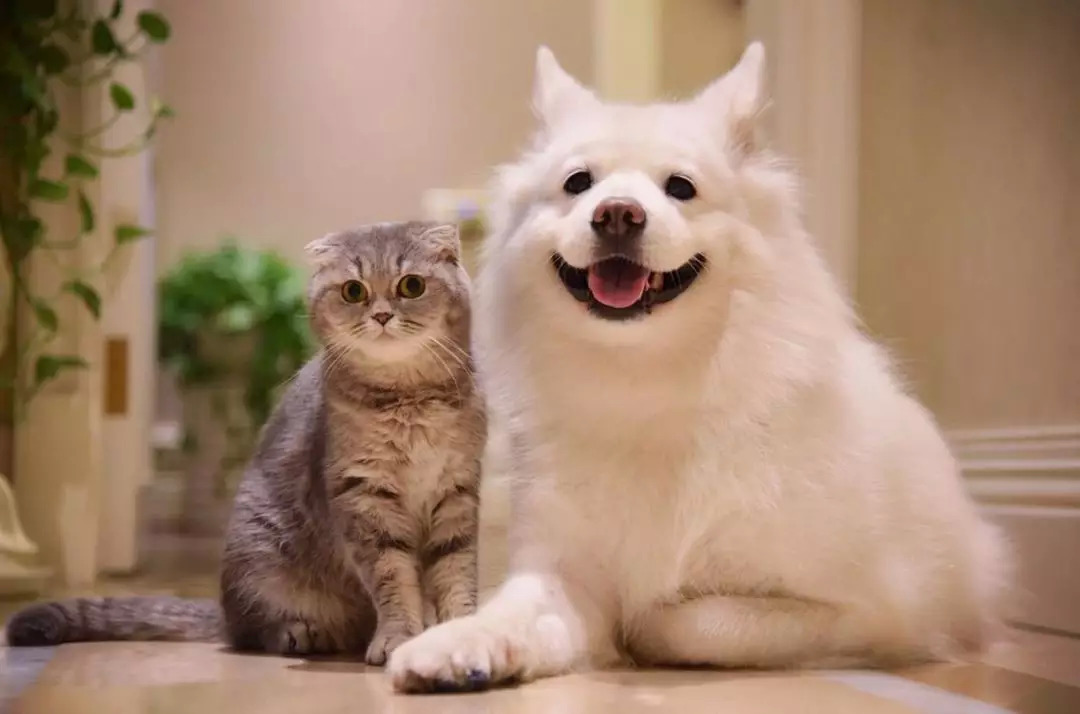
#> input picture opencv/images/cat_dog.jpeg, 1080 x 714 px
$ jupyter execute 002_highpass_lowpass_filter.ipynb   (shell and % lines are left out)
#> lines starting #> are read from the running program, lines starting #| are printed output that depends on the picture
# 低通，高通滤波

[cell 1]
# 安装相关的库文件依赖
import cv2
import numpy as np
import matplotlib.pyplot as plt
from matplotlib import pyplot as plt

读取图像

[cell 2]
img1 = cv2.imread('./images/cat_dog.jpeg',0)                              #直接读为灰度图像
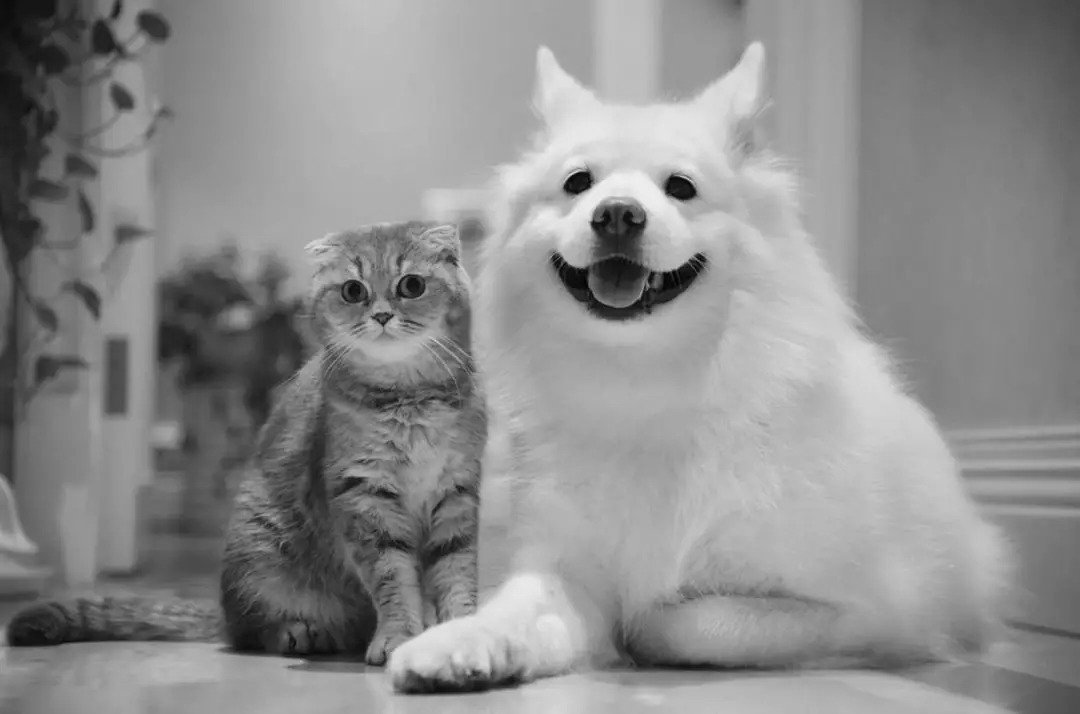
#> img1: shape (714, 1080); min 0, max 240, mean 140.2
img2 = cv2.imread('./images/dog_cat.jpeg',0)                              #直接读为灰度图像
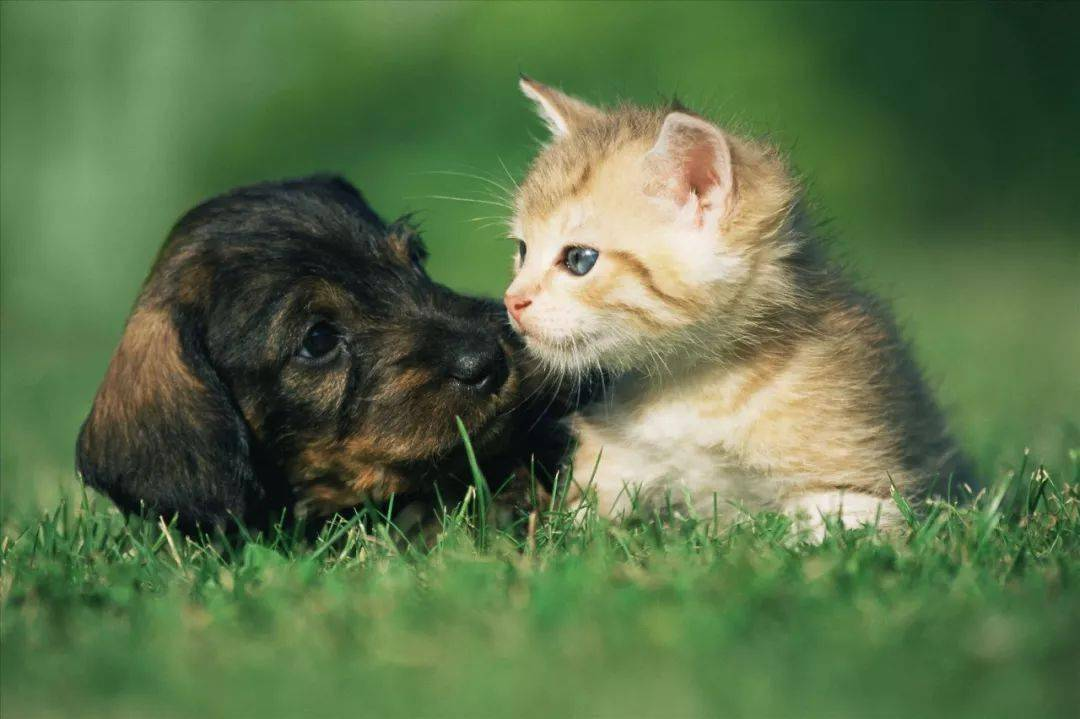
#> input picture opencv/images/dog_cat.jpeg, 1080 x 719 px
#> img2: shape (719, 1080); min 0, max 254, mean 102.8

plt.subplot(121)
plt.imshow(img1,cmap="gray")
plt.title("cat and dog")
plt.axis('off')

plt.subplot(122)
plt.imshow(img2,cmap="gray")
plt.title("dog and cat")
plt.axis('off')
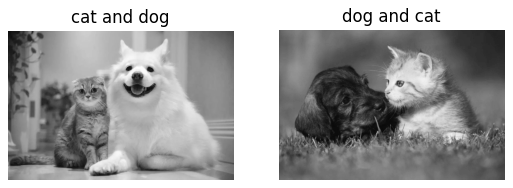
#> figure drawn by matplotlib, 2 panels

- 定义一个高斯低通滤波
  - 如果FLAG=1则使用高斯高通滤波
  - 如果FLAG=0则使用高斯低通滤波
  - d表示的是滤波图形的大小
  - d表示的是滤波范围，
  - d越大，滤波的强度就越低
  - d越小，滤波的强度就越大

[cell 3]
def Gaussian_Filter(image, d, flag=None):
#> called with d = 10, flag = 1
    f = np.fft.fft2(image)
    fshift = np.fft.fftshift(f)  # 对图像进行Fourier处理
    s1 = np.log(np.abs(fshift))  # 将Fourier变换的值取模
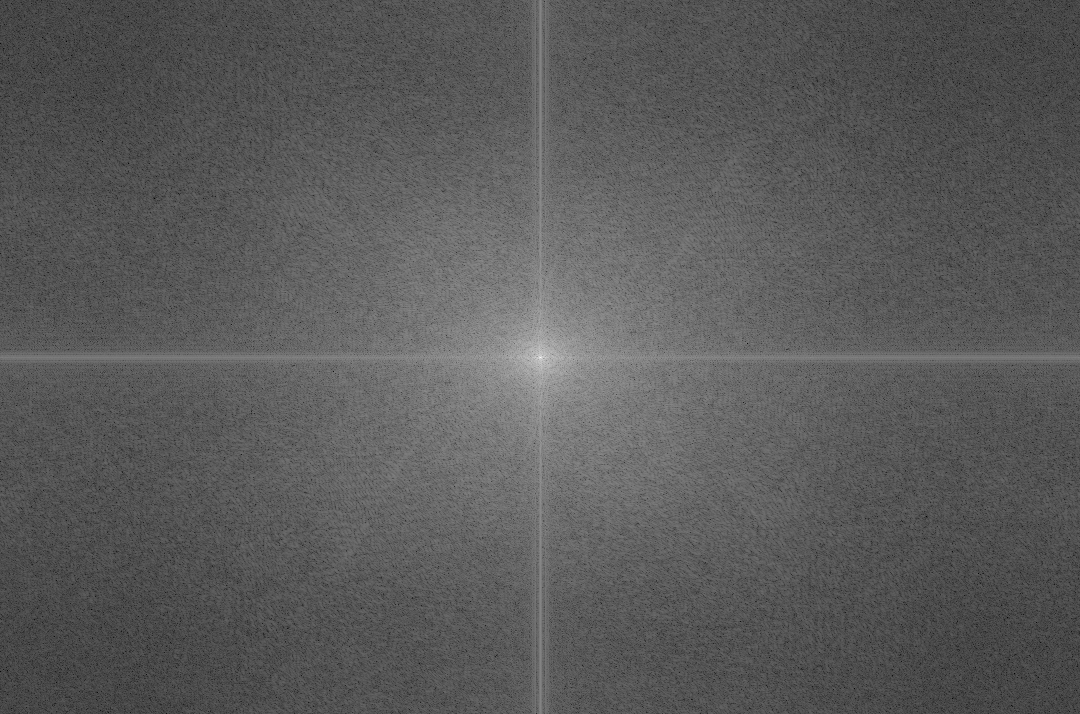
#> s1: shape (714, 1080) float64; min 0.587, max 18.5, mean 6.96; drawn with min black and max white

    def make_transform_matrix(d):
#> called with d = 10
        transfor_matrix = np.zeros(image.shape)  # 创建一个等同于图像一样大小的零矩阵
        center_point = tuple(map(lambda x: (x-1)/2, s1.shape))  # 取图像的一个中心点
#> center_point = (356.5, 539.5)
        for i in range(transfor_matrix.shape[0]):
            for j in range(transfor_matrix.shape[1]):  # 遍历所有的变换矩阵
                # 定义一个计算距离的函数
                def cal_distance(pa, pb):
                    # 计算pa和pb之间的距离
                    dis = np.sqrt((pa[0]-pb[0])**2+(pa[1]-pb[1])**2)
                    return dis

                dis = cal_distance(center_point, (i, j))  # 距离是这个点与中心点的距离
                if flag == 0:  # 如果FLAG等于0的话，采用e(-dis^2/(2*d^2))
                    # 的变换矩阵（使用高斯低通滤波）
                    transfor_matrix[i,
                                    j] = np.exp(-(dis ** 2) / (2 * (d ** 2)))
                else:  # 如果FLAG等于其他数值的话，采用1-e(-dis^2/(2*d^2))
                    # 的变换矩阵（使用的是高斯高通滤波）
                    transfor_matrix[i, j] = 1 - \
                        np.exp(-(dis ** 2) / (2 * (d ** 2)))
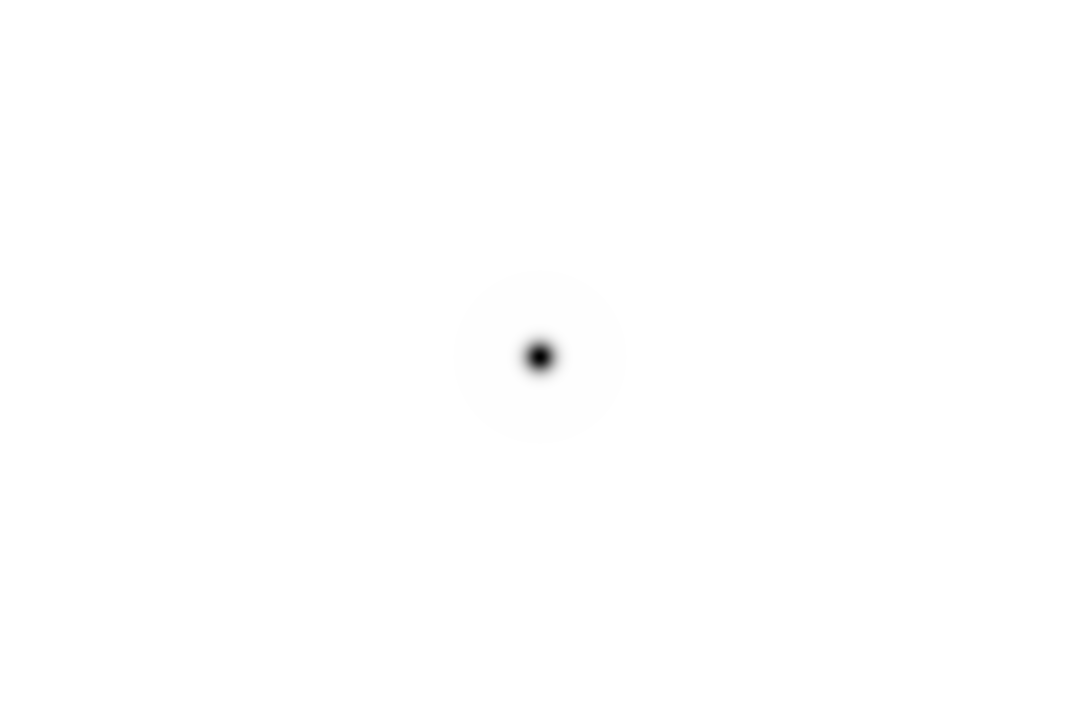
#> transfor_matrix: shape (714, 1080) float64; min 0.0025, max 1, mean 0.999
        return transfor_matrix

    d_matrix = make_transform_matrix(d)  # d_matrix等于变换矩阵(d)

    img = np.abs(np.fft.ifft2(np.fft.ifftshift(fshift*d_matrix)))

    '''
    1. 先对频域内的图像做一个滤波的处理，通过变换矩阵把低频信息或者是高频信息给滤掉
    2. 将低频信息和高频信息移到原来的位置
    3. 傅里叶反变换回去
    4. 去反变换回去后的绝对值
    '''
    return img

# 使用高斯滤波

[cell 4]
img3 = Gaussian_Filter(img1, 10,1)                                                         #使用高斯高通滤波
img4 = Gaussian_Filter(img2, 10,0)                                                         #使用高斯高通滤波
#> call 2 of make_transform_matrix, with d = 10
#> after the loop in make_transform_matrix (call 2), `for i in range(transfor_matrix.shape[0]):`:
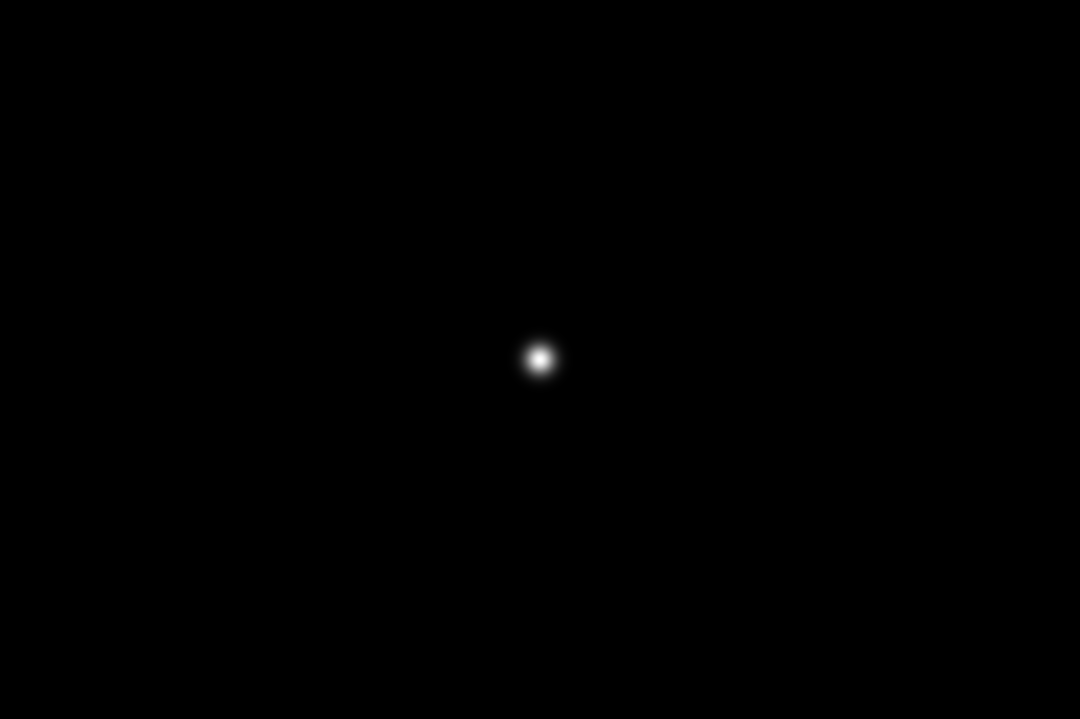
#> transfor_matrix: shape (719, 1080) float64; min 0, max 0.999, mean 0.000809

"""
因为进过傅里叶变换图像的像素变成了浮点型，但是直方图均衡
函数的输入数据为整形，所以需要进行数据类型转换
"""
[height, width] = [int(img3.shape[0]), int(img3.shape[1])]
#> height = 714; width = 1080
img4 = cv2.resize(img4, (width, height))
img5 = img3 + img4

# 图像显示

[cell 5]
# 画图
fg1 = plt.figure('fg1')
# 调整子图布局
plt.subplots_adjust(left=None, bottom=None, right=None, top=None, wspace=None, hspace=0.3)

plt.subplot(321)
plt.imshow(img1, cmap="gray")
plt.title("(a) raw")
plt.axis('off')

plt.subplot(323)
plt.imshow(img2, cmap="gray")
plt.title("(b) raw")
plt.axis('off')

plt.subplot(322)
plt.imshow(img3, cmap="gray")
plt.title("(a1) Gaussian high-pass filter")
plt.axis('off')

plt.subplot(324)
plt.imshow(img4, cmap="gray")
plt.title("(b1) Gaussian low-pass filter")
plt.axis('off')

plt.subplot(325)
plt.imshow(img5, cmap="gray")
plt.title("(d) merge")
plt.axis('off')

[cell 6]
# 压缩图像
image1 = cv2.pyrDown(img5)    # 压缩至原来1/2大小(平滑图片并下采样)
image2 = cv2.pyrDown(image1)  # 压缩图像1至1/2大小
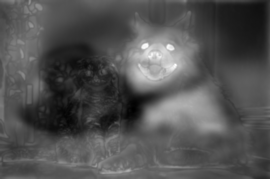
#> image2: shape (179, 270) float64; min 18.44, max 308.9, mean 112.5; drawn with min black and max white
image3 = cv2.pyrDown(image2)  # 压缩图像2至1/2大小
image4 = cv2.pyrDown(image3)  # 压缩图像3至1/2大小
image5 = cv2.pyrDown(image4)  # 压缩图像4至1/2大小
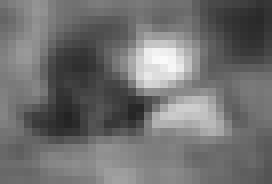
#> image5: shape (23, 34) float64 (shown 8 times larger); min 35.56, max 250.8, mean 112.5
image1 = cv2.resize(image1, (width, height))  # 放大至原来尺寸（图像分辨率依然被压缩）
#> image1: shape (714, 1080) float64
image2 = cv2.resize(image2, (width, height))  # 放大至原来尺寸
#> image2: shape (714, 1080) float64
image3 = cv2.resize(image3, (width, height))  # 放大至原来尺寸
#> image3: shape (714, 1080) float64
image4 = cv2.resize(image4, (width, height))  # 放大至原来尺寸
#> image4: shape (714, 1080) float64
image5 = cv2.resize(image5, (width, height))  # 放大至原来尺寸
#> image5: shape (714, 1080) float64

# 显示图像
fg2 = plt.figure('fg2')
titles = ['(a) raw ', '(b) compress to 1/2', '(c) compress to 1/4',
          '(d) compress to 1/8', '(e) compress to 1/16', '(f) compress to 1/32']
images = [img5, image1, image2, image3, image4, image5]

#调整子图间距
plt.subplots_adjust(left=None, bottom=None, right=None, top=None, wspace=None, hspace=0.3)
for i in range(6):
    plt.subplot(3, 2, i+1), plt.imshow(images[i], 'gray'),
    plt.title(titles[i])
    plt.xticks([]), plt.yticks([])

plt.show()
